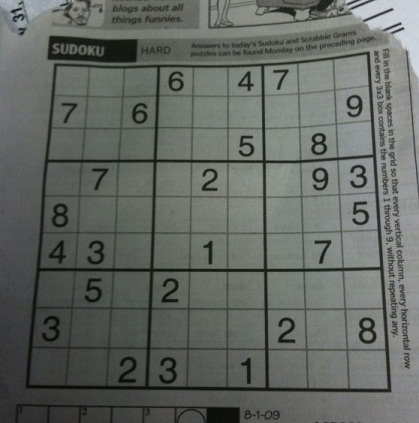
#> input picture sudoku.jpg, 419 x 423 px
$ python main.py   (Python 2 division)   (older library calls are emulated)
#> lines starting #> are read from the running program, lines starting #| are printed output that depends on the picture; after the words box and inside, x2 and y2 are one past the last pixel; in counts of white or black regions, pixels touching at a corner belong together
### Image_Processing.py
import cv2
import numpy as np
from datetime import datetime

def rectify(h):
        h=np.vstack(h)
        hnew = np.zeros((4,2),dtype = np.float32)

        add = h.sum(1)
        hnew[0] = h[np.argmin(add)]
        hnew[2] = h[np.argmax(add)]

        diff = np.diff(h,axis = 1)
        hnew[1] = h[np.argmin(diff)]
        hnew[3] = h[np.argmax(diff)]

        return hnew

#####################################################


def image_processing(image):

#> called with image = 'sudoku.jpg'
    img =  cv2.imread(image)
#> img is the input picture: shape (423, 419, 3); mean B, G, R 98.9, 103.6, 99.4


    ''' threshholding the photo '''

    gray = cv2.cvtColor(img,cv2.COLOR_BGR2GRAY)
    blur = cv2.GaussianBlur(gray,(5,5),0)
    thresh = cv2.adaptiveThreshold(blur,255,1,1,11,2)
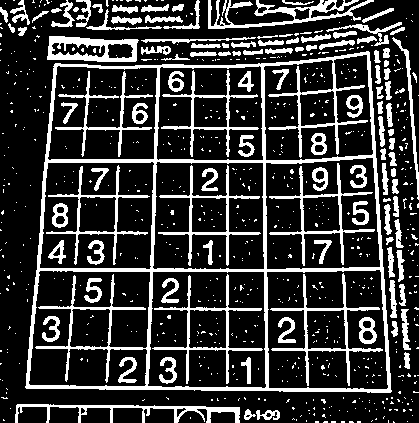
#> thresh: shape (423, 419); 21.5% white; 762 white regions (649 under 20 px)
   # cv2.imwrite('threshhold.jpg',thresh)
   # cv2.imshow('thresh',thresh)
   # cv2.waitKey(0)


    contours, hierarchy = cv2.findContours(thresh, cv2.RETR_TREE, cv2.CHAIN_APPROX_SIMPLE)
#> contours = 809 contours, 666 with area under 20; largest, box (x1, y1, x2, y2) and area: (25, 51, 392, 393) 111446, (266, 269, 389, 390) 13729, (147, 271, 267, 389) 13247, (265, 157, 381, 270) 11888, (152, 161, 265, 270) 11600


    biggest = None
    max_area = 0
    for i in contours:
            area = cv2.contourArea(i)
            if area > 100:
                    peri = cv2.arcLength(i,True)
                    approx = cv2.approxPolyDP(i,0.02*peri,True)
                    if area > max_area and len(approx)==4:
                            biggest = approx
                            max_area = area
#> this loop made 809 passes
#> (area, peri, biggest, max_area) on pass 274: (111445.5, 1380.7, [[369, 52], [55, 63], [25, 387], [390, 392]], 111445.5)
#> (area, peri, approx) on passes 46, 275, 280, 331, 361, 428: (919.5, 738.7, [[15, 414], [239, 422], [239, 407]]), (1428, 161.3, [[73, 308], [110, 310], [106, 347], [69, 345]]), (13247, 472.1, [[153, 271], [264, 272], [264, 388], [147, 385]]), (1404.5, 159, [[190, 309], [226, 311], [225, 348], [188, 346]]), (13729, 480.9, [[379, 269], [388, 387], [269, 388], [266, 272]]), (1466, 161.1, [[343, 309], [346, 348], [308, 349], [306, 311]])
#> after the loop, max_area = 111445.5


    biggest=rectify(biggest)
#> in rectify, `h=np.vstack(h)`: h = [[369, 52], [55, 63], [25, 387], [390, 392]]
#> in rectify, `add = h.sum(1)`: add = [421, 118, 412, 782]
#> in rectify, `diff = np.diff(h,axis = 1)`: diff = [-317, 8, 362, 2]
#> biggest = [[55, 63], [369, 52], [390, 392], [25, 387]]
    h = np.array([ [0,0],[449,0],[449,449],[0,449] ],np.float32)


    ''' remap the photo '''

    retval = cv2.getPerspectiveTransform(biggest,h)
#> retval = [[1.57, 0.145, -95.31], [0.0589, 1.68, -109.1], [0.000175, 0.000528, 1]]
    warp = cv2.warpPerspective(gray,retval,(450,450))
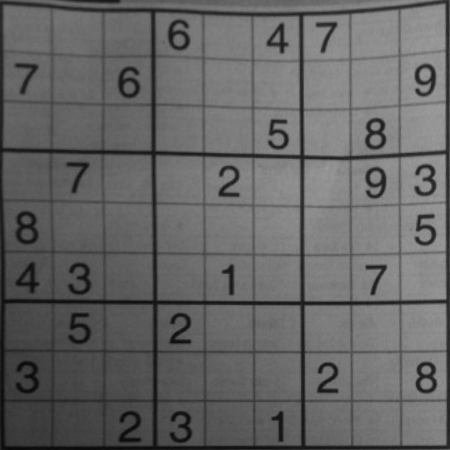
#> warp: shape (450, 450); min 7, max 157, mean 101.3
    out = warp.copy()
    final = cv2.warpPerspective(img,retval,(450,450))
  #  cv2.imwrite('remap.jpg',final)
  #  cv2.imshow('remap',warp)
  #  cv2.waitKey(0)


    ''' find the squares and numbers '''

    thresh = cv2.adaptiveThreshold(warp,255,1,1,11,2)
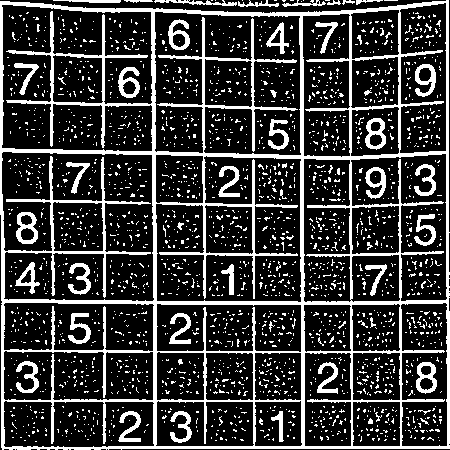
#> thresh: shape (450, 450); 21.9% white; 2427 white regions (2373 under 20 px), largest, box (x1, y1, x2, y2) and area: (0, 0, 450, 450) 26321, (16, 212, 38, 244) 362, (415, 64, 436, 97) 349
    digits=['0' for i in range(81)]
#> digits = 81 items, first 6: '0', '0', '0', '0', '0', '0'
    position = []
    model = train()
    W=450
    H=450
    d=dict()
    pos=0
    name = 0
    for i in range(9):
        for j in range(9):

            h_start = i*(H/9)
            h_end = (i+1)*(H/9)
            w_start = j*(W/9)
            w_end = (j+1)*(W/9)


            gri = warp[h_start:h_end,w_start:w_end]
            out = gri.copy()

            im = thresh[h_start:h_end,w_start:w_end]
            contours, hierarchy = cv2.findContours(im, cv2.RETR_TREE, cv2.CHAIN_APPROX_SIMPLE)

            t=0
            for c in contours:
                if cv2.contourArea(c)>50:
                    [x,y,w,h] = cv2.boundingRect(c)

                    if  not((25<h<40) and (8<w<30)):
                        continue

                    if  (25<h<40) and (8<w<30):
                        cv2.rectangle(gri,(x,y),(x+w,y+h),(0,0,255),2)

                        n = str(name)+'.jpg'
                        d[n]  = pos
                        output = out[y:y+h,x:x+w]
                        cv2.imwrite(n,output)
                        position.append(0)
                        t = 1
                        name+=1
                        pos +=1


            if(t==0):
                position.append(((w_start)+ 15 , (h_start)+ 42))
                pos +=1


    board = recognizer(name,d,digits)
   # [4 lines of commented-out code are left out]
    return board,position,final


########################## recognizer #################################################

# [49 lines left out: functions recognizer, prepare_data, not called in this run]

##########################################################
def train():

    ''' tarin the neural network '''

#> (the run stopped early here; a loop or call above may not have finished)
